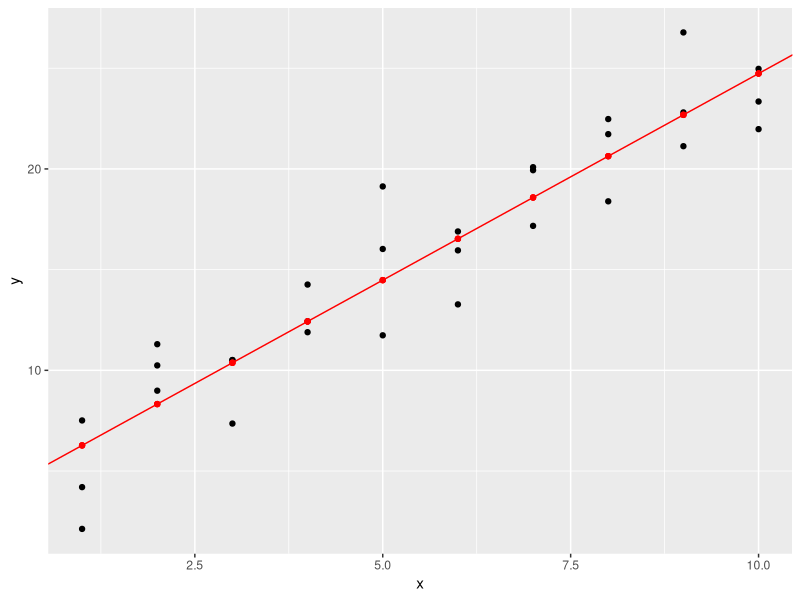
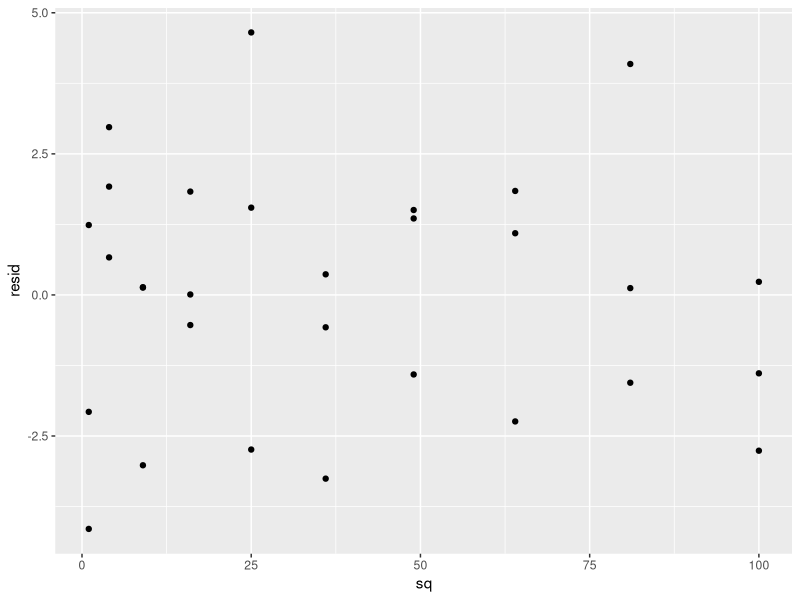
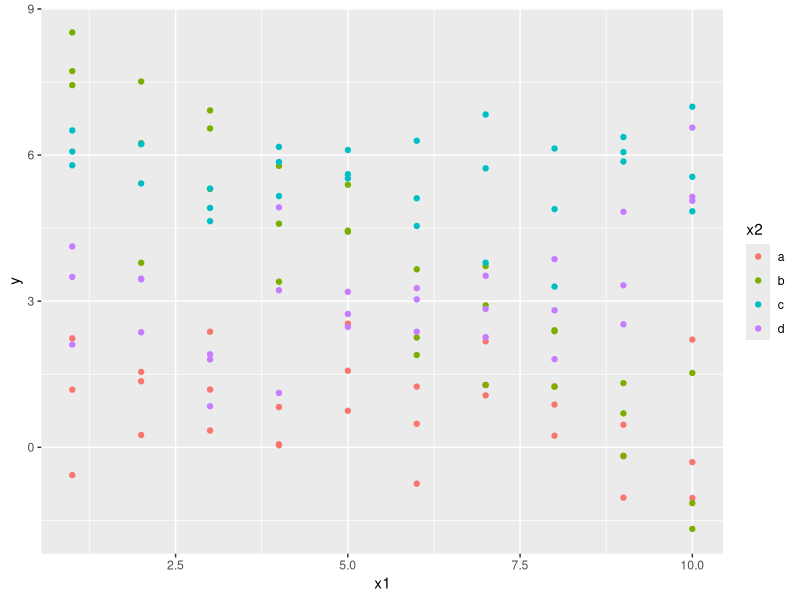
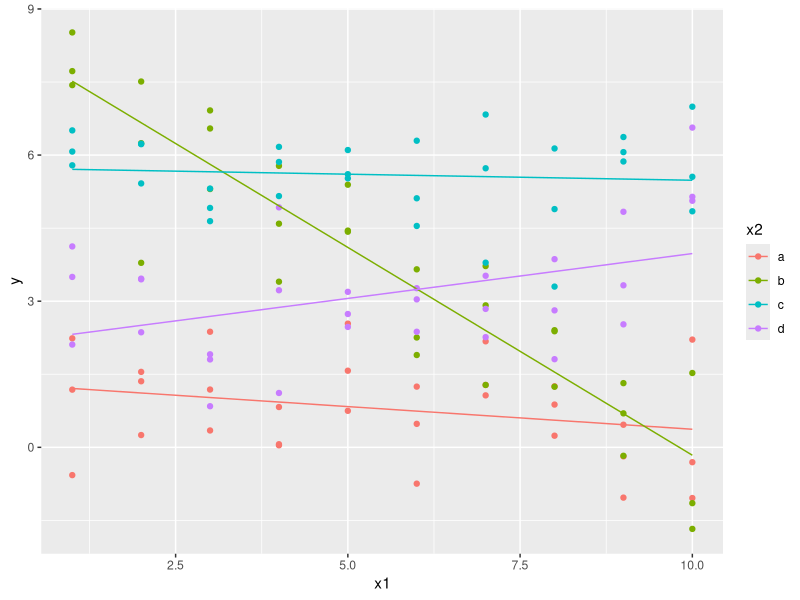
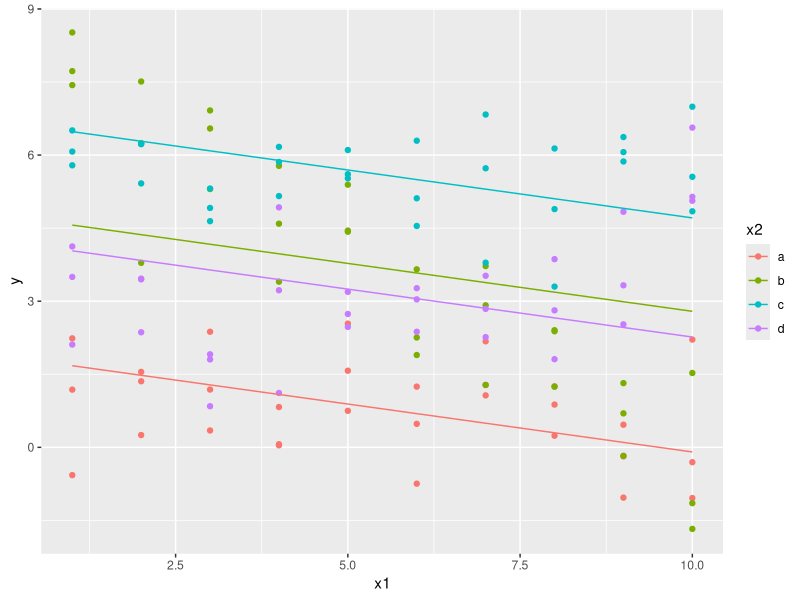
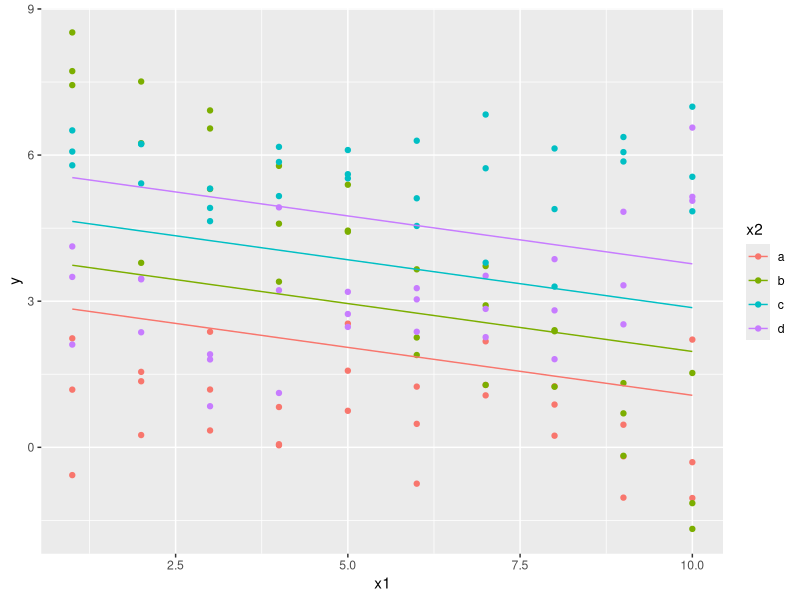
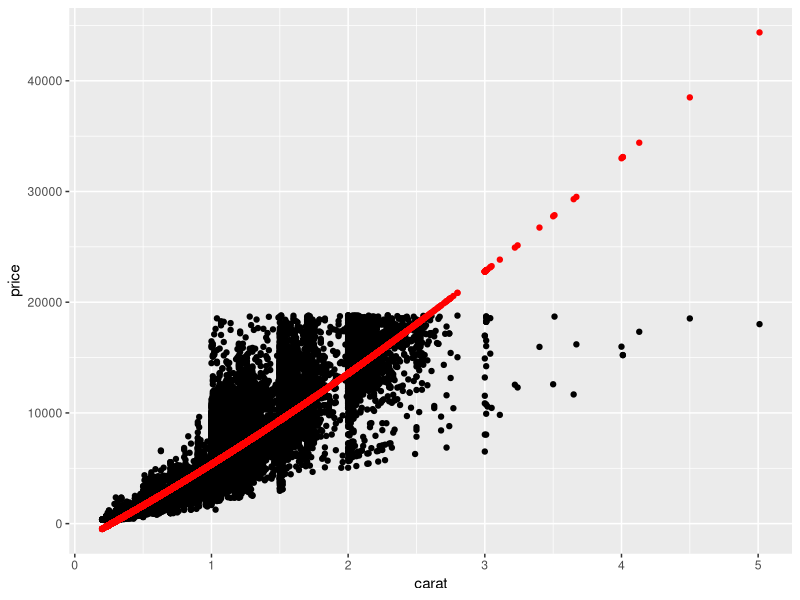
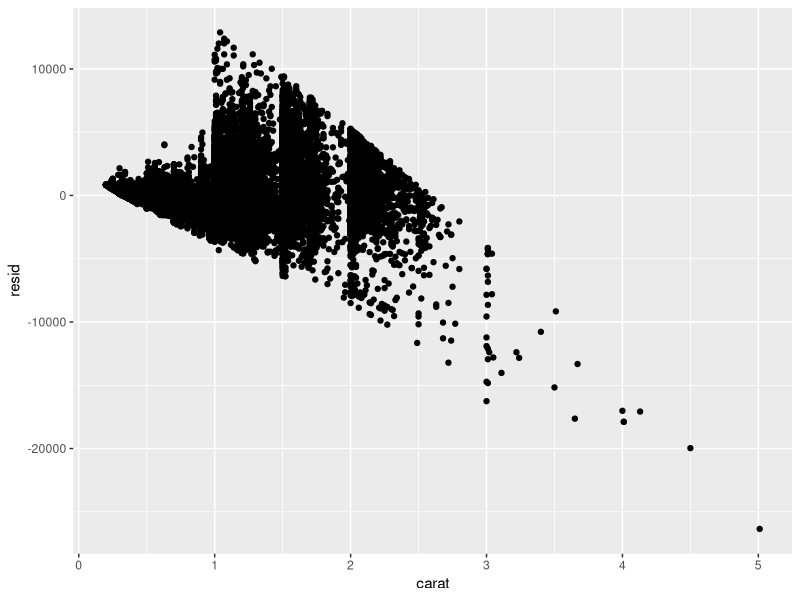

Reproduce these figures in R, in order.
# Lecture 9

library(modelr)
library(ggplot2)
library(tidyverse)

sim1
sim1_mod <- lm(y ~ x, data = sim1)
sim1_mod
summary(sim1_mod)
sim1_mod_no_intercept <- lm(y ~ x - 1, data = sim1)
sim1_mod_no_intercept
coef(sim1_mod)[2]
str(sim1_mod)
sim1_mod$coefficients
sim1_not_square <- lm(y ~ x + x*x, data = sim1)
sim1_not_square
sim1_square <- lm(y ~ x + I(x*x), data = sim1)
sim1_square
sim1b <- sim1 %>%
  mutate(sq = x*x) # Can I pass with pipe to second (or third...) argument?
lm(y ~ x + sq, data = sim1b)

# Add predictions and residuals, defined in modelr
(df <- sim1 %>%
  add_predictions(sim1_mod) %>%
  add_residuals(sim1_mod))

ggplot(df, aes(x, y)) + 
  geom_point() + 
  geom_point(mapping = aes(y = pred), color = "red") + 
  geom_abline(aes(
    intercept = coef(sim1_mod)[1],
    slope = coef(sim1_mod)[2]
  ), color = "red")
  # geom_smooth(mapping = aes(y = pred), method = "lm", color = "yellow")

# Residuals next
df %>%
  mutate(sq = x*x) %>%
  ggplot(aes(sq, resid)) + 
  geom_point()

# Base R
(df <- df %>%
    mutate(
      pred2 = predict(sim1_mod),
      resid2 = residuals(sim1_mod)
    ))

# Richer linear models
sim3
ggplot(sim3, aes(x1, y, color = x2)) + 
  geom_point()

mod1 <- lm(y ~ x1 + x2, data = sim3)
mod2 <- lm(y ~ x1*x2, data = sim3)
mod2b <- lm(y ~ x1 + x2 + x1:x2, data = sim3)

mod2
mod2b

sim3 <- sim3 %>%
  add_predictions(mod1, var = "mod1") %>%
  add_predictions(mod2, var = "mod2")
sim3

ggplot(sim3, aes(x = x1, y = y, color = x2)) + 
  geom_point() + 
  geom_line(aes(y = mod2))

ggplot(sim3, aes(x = x1, y = y, color = x2)) + 
  geom_point() + 
  geom_line(aes(y = mod1))

sim3 <- sim3 %>%
  mutate(
    x3 = case_when(
      x2 == "a" ~ 1,
      x2 == "b" ~ 2,
      x2 == "c" ~ 3,
      x2 == "d" ~ 4
    )) 
  
mod3 <- lm(y ~ x1 + x3, data = sim3)
sim3 <- sim3 %>%
  add_predictions(mod3, var = "mod3")

# Question: What will happen if we change x2 to x3? Will colors remain the same?
ggplot(sim3, aes(x = x1, y = y, color = x2)) + 
  geom_point() + 
  geom_line(aes(y = mod3))

summary(mod1)

# We can use transforms in models
diamonds
dm1 <- lm(log(price) ~ carat, data = diamonds)
summary(dm1)

dm2 <- lm(price ~ carat + carat^2, data = diamonds)
dm3 <- lm(price ~ carat + I(carat^2), data = diamonds)
dm4 <- lm(price ~ carat + carat*carat, data = diamonds)
dm5 <- lm(price ~ carat + I(carat*carat), data = diamonds)

summary(dm2)
summary(dm4)
summary(dm3)
summary(dm5)

diamonds %>%
  add_residuals(dm5) %>%
  add_predictions(dm5) %>%
  ggplot(aes(carat, price)) + 
  geom_point() + 
  geom_point(aes(y = pred), color = 'red')

diamonds %>%
  add_residuals(dm5) %>%
  add_predictions(dm5) %>%
  ggplot(aes(carat, resid)) + 
  geom_point()

dm6 <- lm(log(price) ~ carat, data = diamonds)

diamonds %>%
  add_residuals(dm6) %>%
  add_predictions(dm6) %>%
  ggplot(aes(carat, resid)) + 
  geom_point()

diamonds %>%
  add_residuals(dm6) %>%
  add_predictions(dm6) %>%
  ggplot(aes(carat, log(price))) + 
  geom_point() +
  geom_point(aes(y = pred), color = "red")

# Functions, iterations, conditionals and all that
square_func <- function(x) {
  #x + x
  #x*3
  #print("I have computed it.")
  x*x
}

square_func(2)
square_func(4)

cube_func <- function(x) x^3
cube_func(4)

# Would not really work:
# quartic_func <- function(x) 
#    x*2
#    x^4
# quartic_func(4)

cube_func <- function(my_silly_name) {
  my_silly_name^3
}
cube_func(3)

sqrt(2)
sqrt(-2)
my_sqrt <- function(x) {
  if (x < 0) {
    "not allowed"
  } else {
    sqrt(x)
  }
}
my_sqrt(2)
my_sqrt(-2)

# When working with random numbers, use set.seed() to make code replicable
set.seed(42)
runif(10)
set.seed(42)
runif(10)
